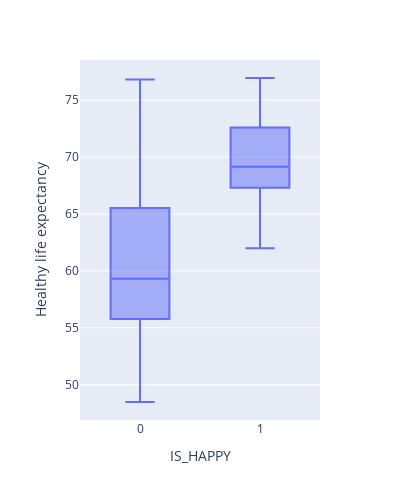

Notebook code cell kept with this figure:
### Code cell
# Box Plot of IS_HAPPY and Healthy life expectancy
fig = px.box(happiness_df, x="IS_HAPPY", y="Healthy life expectancy",
             width=400, height=500
            )
fig.show()

### Figure 1 — Plotly figure (JSON) as saved in the notebook; plotly's stock layout.template omitted (floating-point values rounded to 4 significant figures; data arrays with more than 128 entries replaced by an {"elided": "..."} marker saying what was removed)
{"data": [{"alignmentgroup": "True", "hovertemplate": "IS_HAPPY=%{x}<br>Healthy life expectancy=%{y}<extra></extra>", "legendgroup": "", "marker": {"color": "#636efa"}, "name": "", "notched": false, "offsetgroup": "", "orientation": "v", "showlegend": false, "type": "box", "x": {"elided": "145 int values"}, "x0": " ", "xaxis": "x", "y": {"elided": "145 float values"}, "y0": " ", "yaxis": "y"}], "layout": {"boxmode": "group", "height": 500, "legend": {"tracegroupgap": 0}, "margin": {"t": 60}, "width": 400, "xaxis": {"anchor": "y", "domain": [0, 1], "title": {"text": "IS_HAPPY"}}, "yaxis": {"anchor": "x", "domain": [0, 1], "title": {"text": "Healthy life expectancy"}}}}
